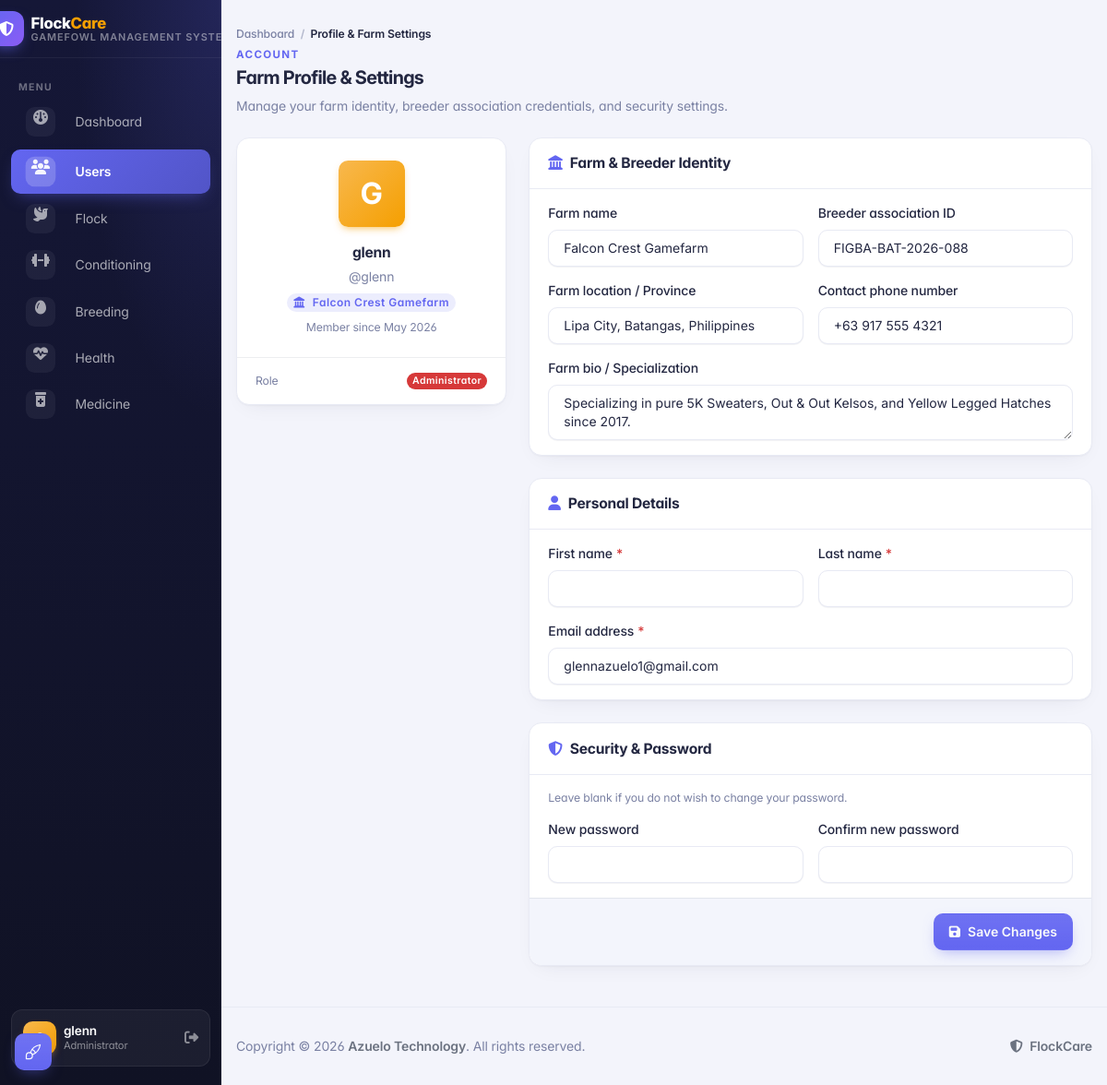
The page /users/profile/ (signed in) on the database its author committed.
### apps/users/models.py (models this page shows, shortened)
class UserProfile(models.Model):
    user = models.OneToOneField(User, on_delete=models.CASCADE, related_name='profile')
    farm_name = models.CharField(max_length=150, blank=True, default='')
    contact_number = models.CharField(max_length=30, blank=True, default='')
    location = models.CharField(max_length=200, blank=True, default='')
    association_id = models.CharField(
        max_length=100,
        blank=True,
        default='',
        help_text="FIGBA, NFGB, or local club membership ID",
    )
    bio = models.TextField(blank=True, default='')

### apps/users/views.py (the view, shortened to what this page needs)
# urls.py: path('profile/', views.user_profile_page, name='profile'),
@login_required(login_url='login')
def user_profile_page(request):
    profile, _ = UserProfile.objects.get_or_create(user=request.user)
    return render(request, 'users/profile.html', {'profile': profile})

### templates/users/profile.html (shortened to what this page needs)
{% extends "theme/base.html" %}
{% block content %}
  <div class="page-header d-print-none mb-4" aria-label="Page header">
    <div class="row align-items-center">
      <div class="col">
        <nav aria-label="Breadcrumb">
          <ol class="dh-breadcrumb">
            <li><a href="{% url 'dashboard' %}">Dashboard</a></li>
            <li class="is-current">Profile &amp; Farm Settings</li>
          </ol>
        </nav>
        <div class="page-pretitle">Account</div>
        <h2 class="page-title mb-0">Farm Profile &amp; Settings</h2>
        <p class="dh-page-subtitle">
          Manage your farm identity, breeder association credentials, and security settings.
        </p>
      </div>
    </div>
  </div>
  <div class="row g-4">
    <div class="col-lg-4">
      <div class="card">
        <div class="card-body text-center p-4">
          <div class="dh-avatar mb-3 mx-auto" style="width: 72px; height: 72px; font-size: 2rem;">
            {{ user.username|first|upper }}
          </div>
          <h3 class="card-title mb-1">{{ user.get_full_name|default:user.username }}</h3>
          <div class="text-muted mb-2">@{{ user.username }}</div>
          {% if profile.farm_name %}
            <span class="badge bg-primary-lt mb-2"><i class="fas fa-landmark me-1"></i>{{ profile.farm_name }}</span>
          {% endif %}
          <div class="text-muted small">
            Member since {{ user.date_joined|date:"F Y" }}
          </div>
        </div>
        <div class="card-footer bg-light-lt">
          <div class="d-flex justify-content-between align-items-center small text-muted">
            <span>Role</span>
            <span class="badge {% if user.is_superuser %}bg-red text-white{% else %}bg-primary text-white{% endif %}">
              {% if user.is_superuser %}Administrator{% else %}Breeder{% endif %}
            </span>
          </div>
        </div>
      </div>
    </div>
    <div class="col-lg-8">
      <form method="POST" action="{% url 'users:profile' %}">
        <div class="card mb-4">
          <div class="card-header">
            <h3 class="card-title"><i class="fas fa-landmark text-primary me-2"></i>Farm &amp; Breeder Identity</h3>
          </div>
          <div class="card-body">
            <div class="row g-3">
              <div class="col-md-6">
                <label class="form-label">Farm name</label>
                <input type="text" name="farm_name" class="form-control" value="{{ profile.farm_name }}" placeholder="e.g. Sunrise Gamefarm">
              </div>
              <div class="col-md-6">
                <label class="form-label">Breeder association ID</label>
                <input type="text" name="association_id" class="form-control" value="{{ profile.association_id }}" placeholder="e.g. FIGBA / RGBA / Club ID">
              </div>
              <div class="col-md-6">
                <label class="form-label">Farm location / Province</label>
                <input type="text" name="location" class="form-control" value="{{ profile.location }}" placeholder="e.g. Lipa City, Batangas">
              </div>
              <div class="col-md-6">
                <label class="form-label">Contact phone number</label>
                <input type="text" name="contact_number" class="form-control" value="{{ profile.contact_number }}" placeholder="e.g. +63 912 345 6789">
              </div>
              <div class="col-12">
                <label class="form-label">Farm bio / Specialization</label>
                <textarea name="bio" class="form-control" rows="2" placeholder="e.g. Specializing in pure Kelso, Sweaters, and Roundheads since 2018.">{{ profile.bio }}</textarea>
              </div>
            </div>
          </div>
        </div>
        <div class="card mb-4">
          <div class="card-header">
            <h3 class="card-title"><i class="fas fa-user text-primary me-2"></i>Personal Details</h3>
          </div>
          <div class="card-body">
            <div class="row g-3">
              <div class="col-md-6">
                <label class="form-label required">First name</label>
                <input type="text" name="first_name" class="form-control" value="{{ user.first_name }}" required>
              </div>
              <div class="col-md-6">
                <label class="form-label required">Last name</label>
                <input type="text" name="last_name" class="form-control" value="{{ user.last_name }}" required>
              </div>
              <div class="col-12">
                <label class="form-label required">Email address</label>
                <input type="email" name="email" class="form-control" value="{{ user.email }}" required>
              </div>
            </div>
          </div>
        </div>
        <div class="card mb-4">
          <div class="card-header">
            <h3 class="card-title"><i class="fas fa-shield-halved text-primary me-2"></i>Security &amp; Password</h3>
          </div>
          <div class="card-body">
            <p class="text-muted small">Leave blank if you do not wish to change your password.</p>
            <div class="row g-3">
              <div class="col-md-6">
                <label class="form-label">New password</label>
                <input type="password" name="new_password" class="form-control" autocomplete="new-password">
              </div>
              <div class="col-md-6">
                <label class="form-label">Confirm new password</label>
                <input type="password" name="confirm_password" class="form-control" autocomplete="new-password">
              </div>
            </div>
          </div>
          <div class="card-footer text-end">
            <button type="submit" class="btn btn-primary">
              <i class="fas fa-save me-2"></i>Save Changes
            </button>
          </div>
        </div>
      </form>
    </div>
  </div>
{% endblock %}

### templates/theme/sidebar.html (shortened to what this page needs)
<aside class="navbar navbar-vertical navbar-expand-lg navbar-dark dh-sidebar">
  <div class="container-fluid">
    <div class="navbar-brand navbar-brand-autodark dh-brand">
      <a href="{% url 'dashboard' %}" class="d-flex align-items-center gap-2 text-decoration-none">
        <span class="dh-brand-mark">
          <i class="fa-solid fa-shield-halved"></i>
        </span>
        <span class="lh-1">
          <span class="dh-brand-name">Flock<span class="text-warning">Care</span></span>
          <span class="dh-brand-sub">Gamefowl Management System</span>
        </span>
      </a>
    </div>
    <div class="collapse navbar-collapse" id="sidebar-menu">
      <ul class="navbar-nav pt-lg-2 py-lg-2">
        <li class="nav-item">
          <span class="dh-nav-section">
            Menu
          </span>
        </li>
        <li class="nav-item mb-1">
          <a class="nav-link {% if request.resolver_match.url_name == 'dashboard' %}active{% endif %}" href="{% url 'dashboard' %}" data-turbo-frame="main-content">
            <span class="nav-link-icon d-md-none d-lg-inline-block">
              <i class="fa fa-dashboard"></i>
            </span>
            <span class="nav-link-title">Dashboard</span>
          </a>
        </li>
        {% if user.is_superuser %}
        <li class="nav-item">
          <a class="nav-link {% if request.resolver_match.app_name == 'users' %}active{% endif %}" href="{% url 'users:user_list' %}" data-turbo-frame="main-content">
            <span class="nav-link-icon d-md-none d-lg-inline-block">
              <i class="nav-icon fas fa-users"></i>
            </span>
            <span class="nav-link-title">Users</span>
          </a>
        </li>
        {% endif %}
        <li class="nav-item">
          <a class="nav-link " href="{% url 'info:info_list' %}" data-turbo-frame="main-content">
            <span class="nav-link-icon d-md-none d-lg-inline-block">
              <i class="nav-icon fas fa-dove"></i>
            </span>
            <span class="nav-link-title">Flock</span>
          </a>
        </li>
        <li class="nav-item">
          <a class="nav-link " href="{% url 'info:info_list' %}?status=Conditioning" data-turbo-frame="main-content">
            <span class="nav-link-icon d-md-none d-lg-inline-block">
              <i class="nav-icon fas fa-dumbbell"></i>
            </span>
            <span class="nav-link-title">Conditioning</span>
          </a>
        </li>
        <li class="nav-item">
          <a class="nav-link {% if request.resolver_match.url_name == 'breeding_list' %}active{% endif %}" href="{% url 'info:breeding_list' %}" data-turbo-frame="main-content">
            <span class="nav-link-icon d-md-none d-lg-inline-block">
              <i class="nav-icon fas fa-egg"></i>
            </span>
            <span class="nav-link-title">Breeding</span>
          </a>
        </li>
        <li class="nav-item">
          <a class="nav-link {% if request.resolver_match.url_name == 'health_list' %}active{% endif %}" href="{% url 'info:health_list' %}" data-turbo-frame="main-content">
            <span class="nav-link-icon d-md-none d-lg-inline-block">
              <i class="nav-icon fas fa-heart-pulse"></i>
            </span>
            <span class="nav-link-title">Health</span>
          </a>
        </li>
        <li class="nav-item">
          <a class="nav-link {% if request.resolver_match.url_name == 'medicine_list' %}active{% endif %}" href="{% url 'info:medicine_list' %}" data-turbo-frame="main-content">
            <span class="nav-link-icon d-md-none d-lg-inline-block">
              <i class="nav-icon fas fa-prescription-bottle-medical"></i>
            </span>
            <span class="nav-link-title">Medicine</span>
          </a>
        </li>
        <li class="nav-item mt-auto dh-nav-sidebar-footer">
          <div class="dh-user-card">
            <a href="{% url 'users:profile' %}" class="d-flex align-items-center gap-2 text-decoration-none text-white min-w-0 w-100" data-turbo-frame="main-content" title="View Farm Profile & Settings">
              <span class="dh-avatar">{{ user.username|first|upper }}</span>
              <span class="min-w-0 flex-grow-1">
                <span class="dh-user-name">{{ user.username }}</span>
                <span class="dh-user-role">
                  {% if user.is_superuser %}Administrator{% elif user.is_authenticated %}Breeder{% endif %}
                </span>
              </span>
            </a>
            {% if user.is_authenticated %}
            <a href="{% url 'logout' %}" class="dh-user-logout" title="Logout">
              <i class="fas fa-sign-out-alt"></i>
            </a>
            {% endif %}
          </div>
        </li>
      </ul>
    </div>
  </div>
</aside>

### rows shown on the page
UserProfile: farm_name "Falcon Crest Gamefarm", association_id "FIGBA-BAT-2026-088", location "Lipa City, Batangas, Philippines", contact_number "+63 917 555 4321", bio "Specializing in pure 5K Sweaters, Out & Out Kelsos, and Yellow Legged Hatches since 2017."

### other values the page prints
{{ user.username }} "glenn"
{{ user.username|first|upper }} "G"
{{ user.get_full_name|default:user.username }} "glenn"
{{ user.date_joined|date:"F Y" }} "May 2026"
